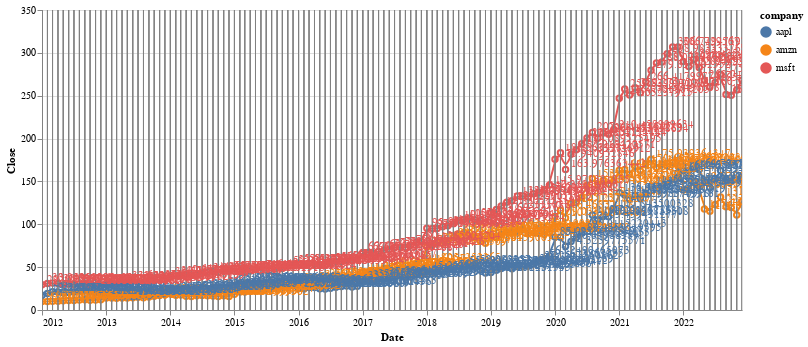

Notebook code for this chart:
### Markdown cell above
### Closing prices by companies

### Code cell
# selection interaction
nearest = alt.selection_single(nearest=True, on='mouseover')

# stock average monthly open value 
monthly_close_plt = alt.Chart(close_top3_nasdaq).mark_line(interpolate='basis').encode(
    alt.X('Date:T'),
    alt.Y('Close:Q', type='quantitative'),
    color='company:N'
)

# select chart
selectors = alt.Chart(close_top3_nasdaq).mark_point().encode(
    alt.X('Date:T'),
    opacity=alt.value(0),
).add_selection (
    nearest
)

# Draw points on the line, and highlight based on selection
points = monthly_close_plt.mark_point().encode(
    opacity=alt.condition(nearest, alt.value(1), alt.value(0))
)

# Draw text labels near the points, and highlight based on selection
text = monthly_close_plt.mark_text(align='left', dx=5, dy=-5).encode(
    text=alt.condition(nearest, 'Close:Q', alt.value(' '))
)

# Draw a rule at the location of the selection
rules = alt.Chart(close_top3_nasdaq).mark_rule(color='gray').encode(
    alt.X('Date:T'),
).transform_filter(
    nearest
)
                         
# 

# Put the five layers into a chart and bind the data
alt.layer(
    monthly_close_plt, selectors, points, rules, text
).properties(
    width=700
).interactive(
)

### Figure 1 — Vega-Lite specification as saved in the notebook (floating-point values rounded to 4 significant figures; data arrays with more than 128 entries replaced by an {"elided": "..."} marker saying what was removed)
{"config": {"view": {"continuousWidth": 400, "continuousHeight": 300}}, "layer": [{"mark": {"type": "line", "interpolate": "basis"}, "encoding": {"color": {"field": "company", "type": "nominal"}, "x": {"field": "Date", "type": "temporal"}, "y": {"field": "Close", "type": "quantitative"}}, "selection": {"selector026": {"type": "interval", "bind": "scales", "encodings": ["x", "y"]}}}, {"mark": "point", "encoding": {"opacity": {"value": 0}, "x": {"field": "Date", "type": "temporal"}}, "selection": {"selector025": {"type": "single", "nearest": true, "on": "mouseover"}}}, {"mark": "point", "encoding": {"color": {"field": "company", "type": "nominal"}, "opacity": {"condition": {"value": 1, "selection": "selector025"}, "value": 0}, "x": {"field": "Date", "type": "temporal"}, "y": {"field": "Close", "type": "quantitative"}}}, {"mark": {"type": "rule", "color": "gray"}, "encoding": {"x": {"field": "Date", "type": "temporal"}}, "transform": [{"filter": {"selection": "selector025"}}]}, {"mark": {"type": "text", "align": "left", "dx": 5, "dy": -5}, "encoding": {"color": {"field": "company", "type": "nominal"}, "text": {"condition": {"field": "Close", "type": "quantitative", "selection": "selector025"}, "value": " "}, "x": {"field": "Date", "type": "temporal"}, "y": {"field": "Close", "type": "quantitative"}}}], "data": {"name": "data-a28d4d8b106b51fd5ac08fa758253eb4"}, "width": 700, "$schema": "https://vega.github.io/schema/vega-lite/v4.17.0.json", "datasets": {"data-a28d4d8b106b51fd5ac08fa758253eb4": {"elided": "396 records"}}}
